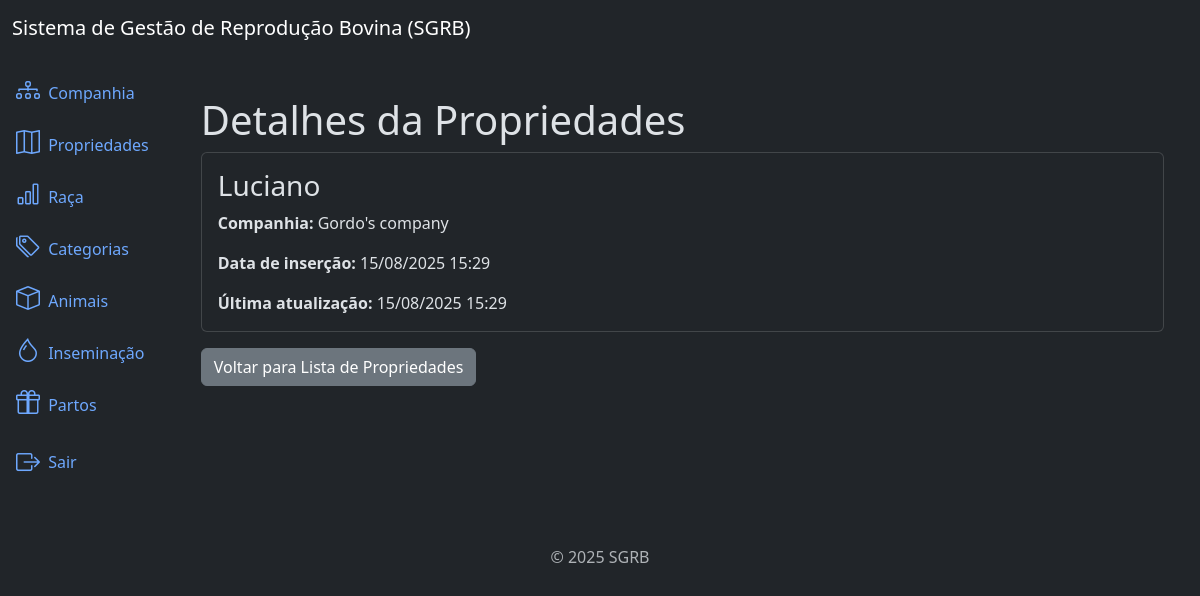
Screenshot of /farms/1/detail/ (signed in) with the database file from the repository.
### farms/models.py (models this page shows, shortened)
class Farm(models.Model):
    name = models.CharField(max_length=100)
    company = models.ForeignKey(Company, on_delete=models.CASCADE, related_name="farms")  # noqa
    created_at = models.DateTimeField(auto_now_add=True)
    updated_at = models.DateTimeField(auto_now=True)

### companies/models.py (models this page shows)
class Company(models.Model):
    name = models.CharField(max_length=100)
    created_at = models.DateTimeField(auto_now_add=True)
    updated_at = models.DateTimeField(auto_now=True)
    def __str__(self):
        return self.name

### farms/views.py (the view)
# urls.py: path('farms/<int:pk>/detail/', views.FarmDetailView.as_view(), name='farm_detail'), # noqa
class FarmDetailView(LoginRequiredMixin, PermissionRequiredMixin, DetailView): # noqa
    model = models.Farm
    template_name = 'farm_detail.html'
    permission_required = 'farms.view_farm'

### farms/templates/farm_detail.html
{% extends 'base.html' %}
{% block content %}
  <div class="container mt-4">
    <h3 class="display-6">Detalhes da Propriedades</h3>
    <div class="card">
      <div class="card-body">
        <h3 class="card-title">{{ object.name }}</h3>
        <p class="card-text">
          <strong>Companhia:</strong>
          {{ object.company }}
        </p>
        <p class="card-text">
          <strong>Data de inserção:</strong>
          {{ object.created_at|date:"d/m/Y H:i" }}
        </p>
        <p class="card-text">
          <strong>Última atualização:</strong>
          {{ object.updated_at|date:"d/m/Y H:i" }}
        </p>
      </div>
    </div>
    <a href="{% url 'farm_list' %}" class="btn btn-secondary mt-3">Voltar para Lista de Propriedades</a>
  </div>
{% endblock %}

### rows the page displays
Farm: name "Luciano", company "Gordo's company", created_at "15/08/2025 15:29", updated_at "15/08/2025 15:29"
